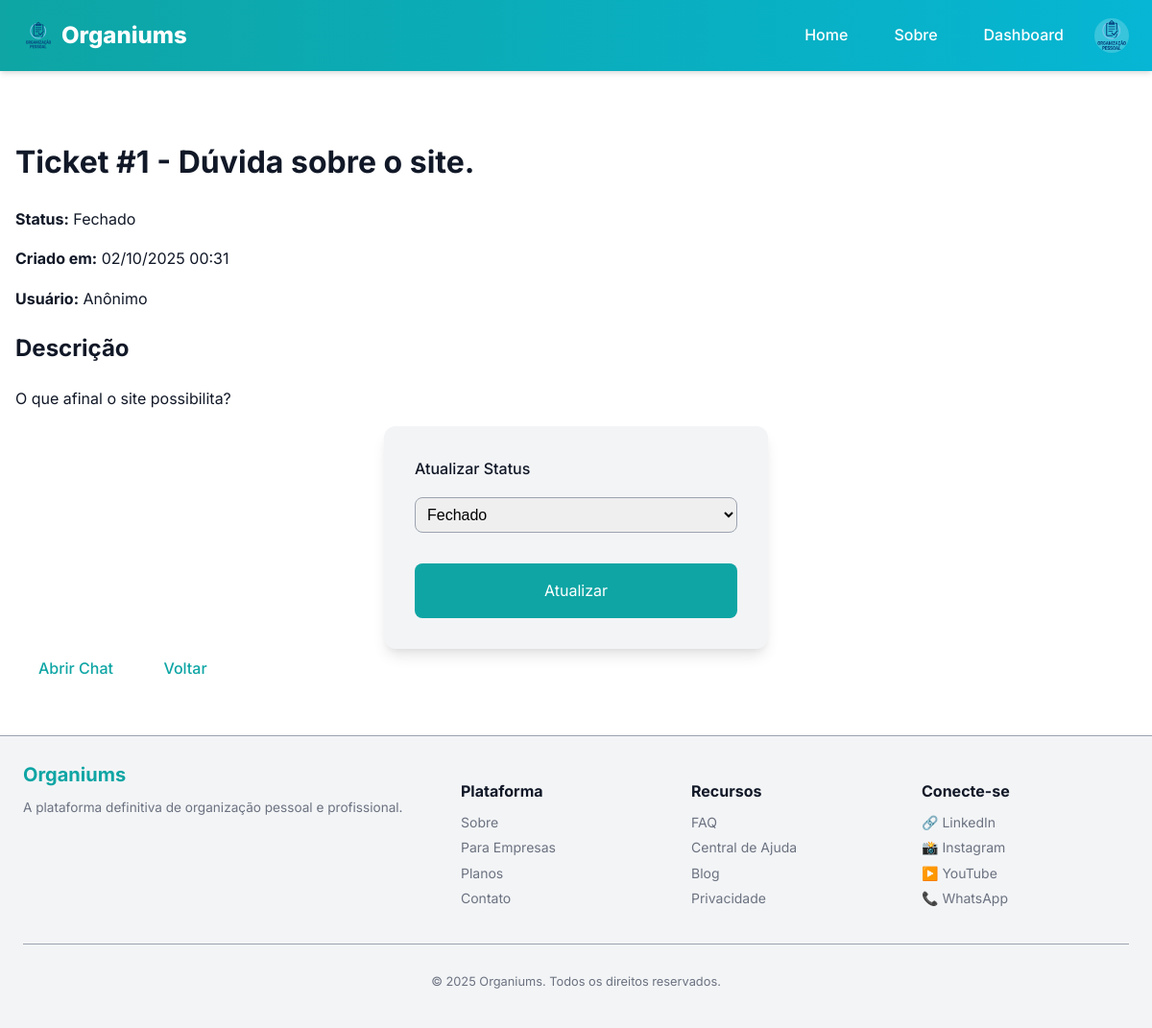
The app's page /admin/ajuda/1 (signed in) with its own data.
### models.py (models this page shows, shortened)
class User(UserMixin, db.Model):
    __tablename__ = "user"
    id = db.Column(db.Integer, primary_key=True)
    username = db.Column(db.String(50), unique=True, index=True, nullable=False)
    name = db.Column(db.String(120), nullable=False)
    email = db.Column(db.String(120), unique=True, index=True, nullable=False)
    password_hash = db.Column(db.String(128))
    avatar = db.Column(db.String(200))
    role = db.Column(db.String(30), default="cliente", nullable=False)
    company_id = db.Column(db.Integer, db.ForeignKey('company.id'), nullable=True)

class Ticket(db.Model):
    id = db.Column(db.Integer, primary_key=True)
    titulo = db.Column(db.String(200), nullable=False)
    descricao = db.Column(db.Text, nullable=False)
    status = db.Column(db.String(20), default="Aberto")
    usuario_id = db.Column(db.Integer, db.ForeignKey('user.id'))
    criado_em = db.Column(db.DateTime, default=db.func.current_timestamp())
    atualizado_em = db.Column(db.DateTime, default=db.func.current_timestamp(), onupdate=db.func.current_timestamp())
    usuario = db.relationship('User', backref='tickets')

### app/views.py (the view)
@bp.route('/admin/ajuda/<int:ticket_id>', methods=['GET', 'POST'])
@login_required
def admin_ajuda_ticket(ticket_id):
    ticket = Ticket.query.get_or_404(ticket_id)
    register_log(f"Acesso à página de detalhes do ticket: {ticket.id}")
    if request.method == 'POST':
        novo_status = request.form.get('status')
        ticket.status = novo_status
        db.session.commit()
        flash('Status do ticket atualizado.', 'success')
        return redirect(url_for('app_bp.admin_ajuda_ticket', ticket_id=ticket.id))
    register_log(f"Atualização de status do ticket: {ticket.id}")
    return render_template('admin/ajuda_ticket.html', ticket=ticket)

### app/utils.py (called while the page is built)
def register_log(action, status="ok"):
    user_id = current_user.id if current_user.is_authenticated else None
    ip_address = request.remote_addr
    log = Log(
        user_id=user_id,
        action=action,
        ip_address=ip_address,
        status=status
    )
    db.session.add(log)
    db.session.commit()

### manage.py (called while the page is built)
def create_app(config_object=None):
    app = Flask(__name__, template_folder='app/templates', static_folder='app/static')
    app.config.from_object(config_object or Config)
    db.init_app(app)
    migrate.init_app(app, db)
    login.init_app(app)
    from models import User
    @login.user_loader
    def load_user(user_id):
        return User.query.get(int(user_id))
    from app.views import bp as app_bp
    from api.views import bp as api_bp
    app.register_blueprint(app_bp)
    app.register_blueprint(api_bp, url_prefix='/api')
    app.config['MAX_CONTENT_LENGTH'] = 2 * 1024 * 1024
    register_error_handlers(app)
    @app.shell_context_processor
    def make_shell_context():
        return {'db': db, 'User': User}
    return app

### app/templates/admin/ajuda_ticket.html (shortened to what this page needs)
{% extends 'base.html' %}
{% block content %}
<h1>Ticket #{{ ticket.id }} - {{ ticket.titulo }}</h1>
<p><strong>Status:</strong> {{ ticket.status }}</p>
<p><strong>Criado em:</strong> {{ ticket.criado_em.strftime('%d/%m/%Y %H:%M') }}</p>
<p><strong>Usuário:</strong> {{ ticket.usuario.name if ticket.usuario else 'Anônimo' }}</p>
<h2>Descrição</h2>
<p>{{ ticket.descricao }}</p>
<form action="" method="POST">
    <label for="status">Atualizar Status</label>
    <select id="status" name="status">
        <option value="Fechado" {% if ticket.status == 'Fechado' %}selected{% endif %}>Fechado</option>
    </select>
    <button type="submit">Atualizar</button>
</form>
<a href="{{ url_for('app_bp.ajuda_ticket', ticket_id=ticket.id) }}" class="btn-primary">
    Abrir Chat
</a>
<a href="{{ url_for('app_bp.admin_ajuda') }}" class="btn-primary">Voltar</a>
{% endblock %}

### app/templates/components/header.html (shortened to what this page needs)
<header class="site-header">
  <div class="header-wrap">
    <a class="brand" href="{{ url_for('app_bp.home') }}">
      <img class="brand-logo" src="{{ url_for('static', filename='img/logo.png') }}" alt="Organiums" width="32" height="32">
      Organiums
    </a>
    <nav class="desktop-nav">
      <a class="nav-link" href="{{ url_for('app_bp.home') }}">Home</a>
      <a class="nav-link" href="{{ url_for('app_bp.about') }}">Sobre</a>
      {% if current_user.is_authenticated %}
        <a class="nav-link" href="{{ url_for('app_bp.dashboard') }}">Dashboard</a>
        <div class="user-menu">
          {% if current_user.avatar %}
            <img src="{{ url_for('static', filename='uploads/avatars/' ~ current_user.avatar) }}"
                alt="Avatar de {{ current_user.name }}"
                width="32" height="32"
                class="user-avatar">
          {% else %}
            <div class="user-avatar placeholder-avatar">{{ current_user.name[0]|upper }}</div>
          {% endif %}
        </div>
      {% else %}
        <a class="nav-link" href="{{ url_for('app_bp.login') }}">Entrar</a>
        <a class="nav-link" href="{{ url_for('app_bp.register') }}">Cadastrar</a>
      {% endif %}
    </nav>
  </div>
</header>

### app/static/css/main.css (style rules this page uses)
* { box-sizing: border-box; }
body { font-family: var(--font-base); background: var(--bg); color: var(--fg); margin: 0; padding: 0; line-height: var(--line-height); }
button { background: var(--brand-primary); border: none; color: #fff; padding: var(--spacing-sm) var(--spacing-md); border-radius: var(--radius); cursor: pointer; transition: var(--transition); }
input, button { font: inherit; }

### app/static/css/vars.css (style rules this page uses)
:root { --bg: #ffffff; --fg: #111827; --bg-light: #f3f4f6; --muted: #6b7280; --muted-light: #9ca3af; --border: #e5e7eb; --surface: #ffffff; --brand-primary: #0ea5a4; --brand-secondary: #06b6d4; --brand-dark: #0d9488; --success: #10b981; --success-bg: #d1fae5; --danger: #ef4444; --danger-bg: #fee2e2; --warning: #f59e0b; --warning-bg: #fef3c7; --info: #3b82f6; --info-bg: #dbeafe; --font-base: 'Inter', system-ui, Arial, sans-serif; --font-alt: 'Inter', system-ui, Arial, sans-serif; --text-xs: 0.75rem; --text-sm: 0.875rem; --text-md: 1rem; --text-lg: 1.125rem; --text-xl: 1.25rem; --text-2xl: 1.5rem; --text-3xl: 1.875rem; --line-height: 1.6; --container-width: 1200px; --spacing-xs: 4px; --spacing-sm: 8px; --spacing-md: 16px; --spacing-lg: 24px; --spacing-xl: 32px; --spacing-2xl: 48px; --radius: 8px; --radius-lg: 12px; --radius-full: 9999px; --shadow: 0 4px 6px -1px rgba(0, 0, 0, 0.1), 0 2px 4px -1px rgba(0, 0, 0, 0.06); --shadow-md: 0 10px 15px -3px rgba(0, 0, 0, 0.1), 0 4px 6px -2px rgba(0, 0, 0, 0.05); --shadow-lg: 0 20px 25px -5px rgba(0, 0, 0, 0.1), 0 10px 10px -5px rgba(0, 0, 0, 0.04); --transition: all 0.3s ease; --modal-bg: var(--surface); --overlay-bg: rgba(0, 0, 0, 0.6); }

### app/static/css/components/header.css (style rules this page uses)
.site-header { background: linear-gradient(90deg, var(--brand-primary), var(--brand-secondary)); color: white; position: sticky; top: 0; z-index: 1000; box-shadow: var(--shadow); }
.header-wrap { max-width: var(--container-width); margin: 0 auto; display: flex; justify-content: space-between; align-items: center; padding: var(--spacing-md) var(--spacing-lg); }
.brand { font-weight: 800; color: white; text-decoration: none; font-size: 1.5rem; display: flex; align-items: center; gap: var(--spacing-sm); }
.brand-logo { height: 32px; width: auto; }
.desktop-nav { display: flex; align-items: center; gap: var(--spacing-md); }
.nav-link { color: white; text-decoration: none; font-weight: 500; padding: var(--spacing-sm) var(--spacing-md); border-radius: var(--radius); transition: var(--transition); position: relative; }
.nav-link::after { content: ''; position: absolute; bottom: 0; left: 50%; width: 0; height: 2px; background-color: white; transition: var(--transition); transform: translateX(-50%); }
.user-menu { display: flex; align-items: center; gap: var(--spacing-sm); position: relative; }
.user-avatar { width: 36px; height: 36px; border-radius: 50%; background-color: rgba(255, 255, 255, 0.2); display: flex; align-items: center; justify-content: center; font-weight: 600; cursor: pointer; }

### app/static/css/pages/public/home.css (style rules this page uses)
.btn-primary, .btn-secondary { display: inline-block; padding: var(--spacing-sm) var(--spacing-lg); border-radius: var(--radius); font-weight: 500; transition: var(--transition); text-decoration: none; }
.btn-primary { background: white; color: var(--brand-primary); }

### app/static/css/pages/public/ajuda.css (style rules this page uses)
form select { padding: var(--spacing-sm); border-radius: var(--radius); border: 1px solid var(--muted-light); margin-bottom: var(--spacing-md); font-size: 1rem; }
form button { background: var(--brand-primary); color: white; padding: var(--spacing-sm) var(--spacing-md); border-radius: var(--radius); border: none; cursor: pointer; transition: var(--transition); }

### app/static/css/pages/auth/registro.css (style rules this page uses)
form { max-width: 500px; margin: 0 auto; padding: var(--spacing-xl); background: var(--bg-light); border-radius: var(--radius-lg); box-shadow: var(--shadow-md); display: flex; flex-direction: column; gap: var(--spacing-md); }
form label { display: flex; flex-direction: column; font-weight: 500; color: var(--fg); }
form button { background: var(--brand-primary); color: white; border: none; padding: var(--spacing-md); border-radius: var(--radius); cursor: pointer; font-size: 1rem; transition: var(--transition); }

### records on screen
User: avatar (picture)
Ticket: id "1", titulo "Dúvida sobre o site.", status "Fechado", criado_em "02/10/2025 00:31", descricao "O que afinal o site possibilita?"

### other values on screen
{{ ticket.usuario.name if ticket.usuario else 'Anônimo' }} "Anônimo"
{{ current_year|default(2025) }} "2025"
